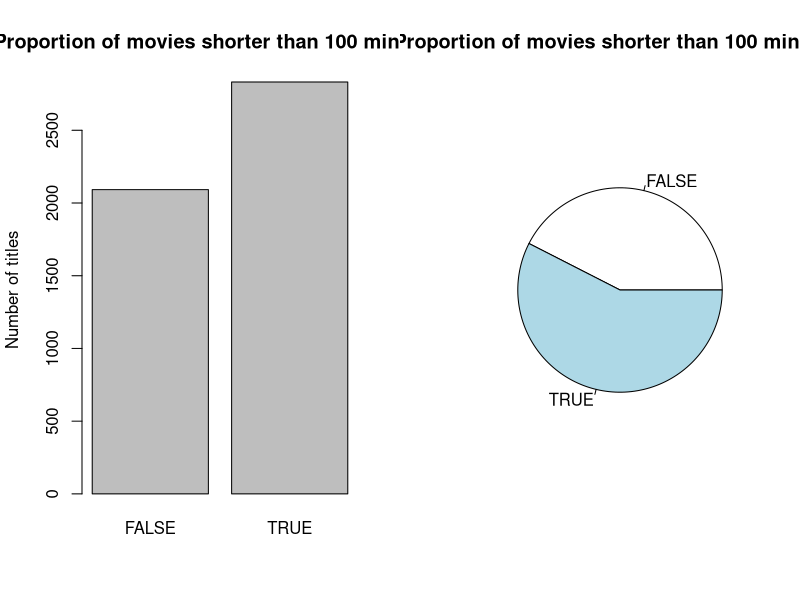
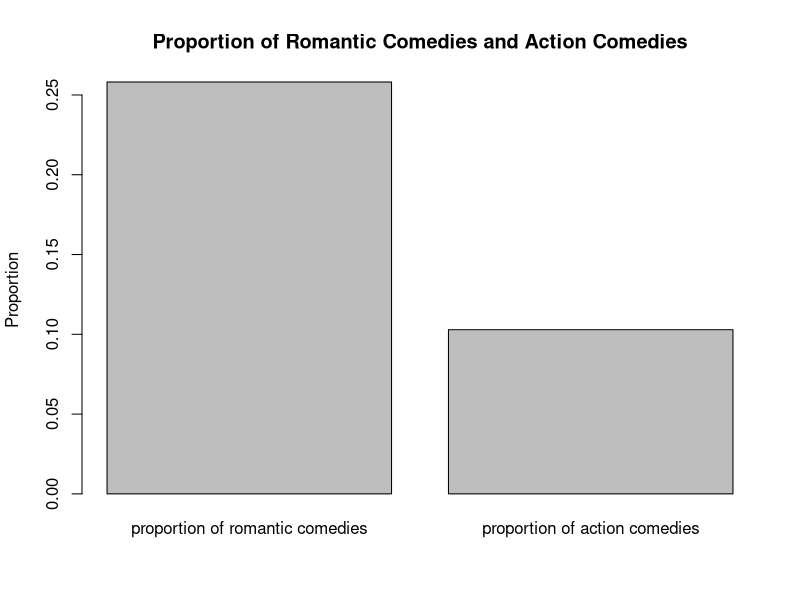
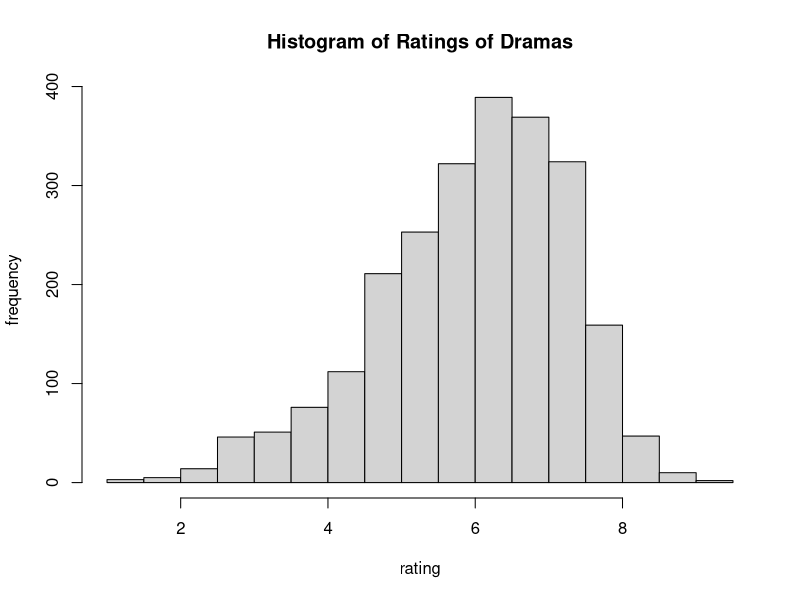
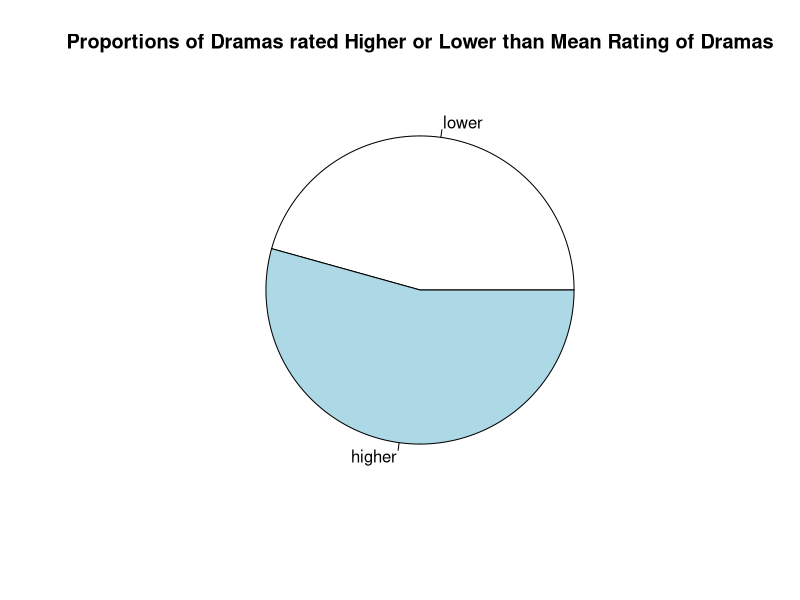

Recreate these plots in R, in order. (Note: this script raises an error after producing the figures.)
#######################################################################################################################
#
# PROBLEMS 
#
#######################################################################################################################
#
# Load the Movies dataset using the command:
#
#	md <- read.table("movies.txt", sep=",", header=TRUE)
#
# Answer the following questions:
#
# 1. Are there more movies shorter than 100 min or longer than (or equal to) 100 minutes?
#   (show your answer numerically and graphically) 
#
# 2. Are there more action comedies or romantic comedies?
#
# 3. Plot a histogram of the ratings for drama movies.
#
# 4. Is the average rating of dramas higher than the average rating of non-dramas?
#   (show your answer numerically and graphically)
#
# 5. Plot the number of animated movies being produced every year for the period 1995-2005.
#
# 6. Is there a clear boundary between short and feature movies (according to their length)?
#
#
#######################################################################################################################
#
# Load the Players dataset using the command:
#
#	players <- read.table("players.txt", sep=",", header = T)
#
# 7. Plot the proportion of players according to playing positions.
#
# 8. Compare career rebounds (the "reb" attribute) with respect to playing position.
#
# 9. Show the distribution of free throw percentages.
#   The percentage is determined by dividing the number of shots made ("ftm") by the total number of shots attempted ("fta").
#
# 10. Compare career 3-pointers made for the players active between 1990 and 2007, with respect to playing position. 
#
# 11. How does the average career length of retired players vary from year to year?
#
#######################################################################################################################

md <- read.table("movies.txt", sep=",", header=TRUE)

######
# 1. #
######

# Getting the answer numerically:
sel_shorter <- md$length < 100 # vector of boolean values.
tab <- table(sel_shorter) # We can see that there are more longer movies than shorter movies.

# Plotting the proportions using a bar plot.
par(mfrow=c(1,2))
barplot(tab, ylab = "Number of titles", main = "Proportion of movies shorter than 100 minutes.")
pie(tab, main = "Proportion of movies shorter than 100 minutes.")

######
# 2. #
######

# Select romantic comedies
sel_romantic_comedy <- md$Comedy == "1" & md$Romance == "1"
# Select action comedies
sel_action_comedy <- md$Comedy == "1" & md$Action == "1"

# Count romantic comedies and action comedies.
num_romantic_comedy <- length(sel_romantic_comedy[sel_romantic_comedy == TRUE])
num_action_comedy <- length(sel_action_comedy[sel_action_comedy == TRUE])

# Compare counts.
if (num_romantic_comedy > num_action_comedy) {
	print("There are more romantic comedies than action comedies.")
} else if (num_romantic_comedy == num_action_comedy) {
	print("There are an equal number of romantic comedies and action comedies.")
} else {
	print("There are more action comedies than romantic comedies.")
}

# Another way to visualize the answer is to select all comedies and then compute the proportions
# of romantic comedies and action comedies.
proportion_romantic <- nrow(md[md$Romance == "1" & md$Comedy == "1",])/nrow(md[md$Comedy == 1, ]) # Get proportions.
proportion_action <- nrow(md[md$Action == "1" & md$Comedy == "1",])/nrow(md[md$Comedy == 1, ])

# Store computed proportions in proportions vector.
proportions <- c(proportion_romantic, proportion_action)
# Give names to vector fields.
names(proportions) <- c("proportion of romantic comedies", "proportion of action comedies")

# Plot proportions.
par(mfrow=c(1,1))
barplot(proportions, ylab = "Proportion", main = "Proportion of Romantic Comedies and Action Comedies")

######
# 3. #
######

drama_ratings <- md$rating[md$Drama == "1"] 														# Get vector of ratings of dramas.
hist(drama_ratings, xlab = "rating", ylab = "frequency", main = "Histogram of Ratings of Dramas")	# Plot histogram of frequencies of ratings.

######
# 4. #
######

# Showing the answer numerically

# Compute average rating of dramas
avg_rating_dramas <- mean(md$rating[md$Drama == "1"])
tab_compare <- table(md$rating[md$Drama == "1"] > avg_rating_dramas) # We can see that there are more dramas rated higher than average drama rating.
names(tab_compare) <- c("lower", "higher")

# We can now plot the table and show the answer graphically.
pie(tab_compare / sum(tab_compare), main = "Proportions of Dramas rated Higher or Lower than Mean Rating of Dramas")

######
# 5. #
######

# Construct a contingency table.

# Get years.
animation_years <- md$year[md$Animation == "1" & md$year >= 1995 & md$year <= 2005]
# Get 

num_animated <- table()